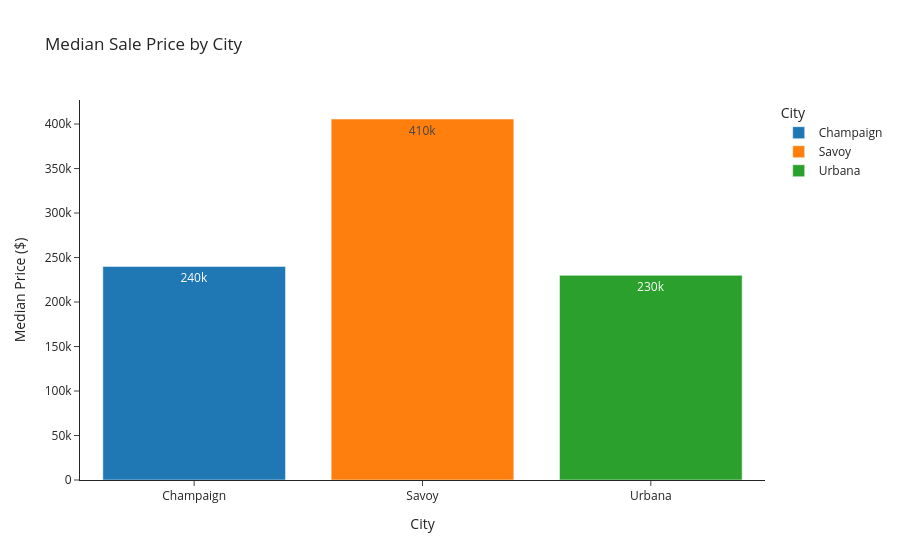

Notebook source saved alongside this figure:
### Markdown cell above
### Median Price by City

A bar chart of median prices makes the city comparison crisp. For an investor, this is the headline of the market overview slide.

### Code cell
df_city_summary = (
    df.groupby("address_city")
    .agg(
        count=("property_id", "count"),
        median_price=("price", "median"),
        median_price_per_sqft=("price_per_sqft", "median"),
        median_living_area=("living_area", "median"),
        median_year_built=("year_built", "median"),
    )
    .reset_index()
)
display(df_city_summary.round(0))

fig1 = px.bar(
    df_city_summary,
    x="address_city",
    y="median_price",
    text_auto=".2s",
    title="Median Sale Price by City",
    labels={"median_price": "Median Price ($)", "address_city": "City"},
    template="simple_white",
    color="address_city",
)
fig1.show()

### Figure 1 — Plotly figure (JSON) as saved in the notebook; plotly's stock layout.template omitted (floating-point values rounded to 4 significant figures)
{"data": [{"hovertemplate": "City=%{x}<br>Median Price ($)=%{y}<extra></extra>", "legendgroup": "Champaign", "marker": {"color": "#1F77B4", "pattern": {"shape": ""}}, "name": "Champaign", "orientation": "v", "showlegend": true, "textposition": "auto", "texttemplate": "%{y:.2s}", "type": "bar", "x": ["Champaign"], "xaxis": "x", "y": [240000.0], "yaxis": "y"}, {"hovertemplate": "City=%{x}<br>Median Price ($)=%{y}<extra></extra>", "legendgroup": "Savoy", "marker": {"color": "#FF7F0E", "pattern": {"shape": ""}}, "name": "Savoy", "orientation": "v", "showlegend": true, "textposition": "auto", "texttemplate": "%{y:.2s}", "type": "bar", "x": ["Savoy"], "xaxis": "x", "y": [405700.0], "yaxis": "y"}, {"hovertemplate": "City=%{x}<br>Median Price ($)=%{y}<extra></extra>", "legendgroup": "Urbana", "marker": {"color": "#2CA02C", "pattern": {"shape": ""}}, "name": "Urbana", "orientation": "v", "showlegend": true, "textposition": "auto", "texttemplate": "%{y:.2s}", "type": "bar", "x": ["Urbana"], "xaxis": "x", "y": [230000.0], "yaxis": "y"}], "layout": {"barmode": "relative", "legend": {"title": {"text": "City"}, "tracegroupgap": 0}, "title": {"text": "Median Sale Price by City"}, "xaxis": {"anchor": "y", "categoryarray": ["Champaign", "Savoy", "Urbana"], "categoryorder": "array", "domain": [0.0, 1.0], "title": {"text": "City"}}, "yaxis": {"anchor": "x", "domain": [0.0, 1.0], "title": {"text": "Median Price ($)"}}}}
